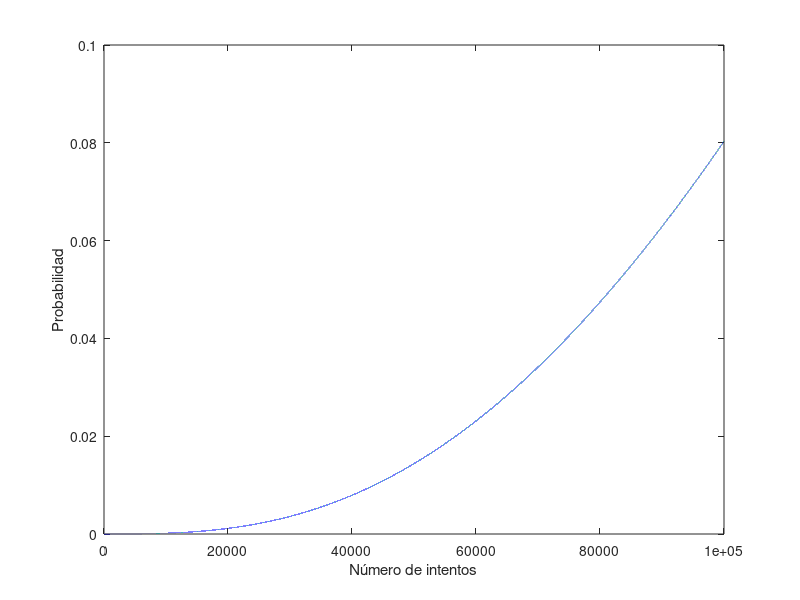

Write MATLAB code to recreate this figure. (Note: this script raises an error after producing the figure.)
x = 1:100000
format long
y = 1-binocdf(2,x,0.00001)

plot(x, y)
xlabel('Número de intentos')
ylabel('Probabilidad')

simulations = simulate(200)

function hits = simulate(niter)
    history = []
    history(niter) = 0
    hits = 0
    for i = 1 : 1 : niter
        winnerNumber = floor(rand(1)*100000)
        if ismember(winnerNumber, history)
            hits = hits + 1
        end
        history(i) = winnerNumber
    end
end